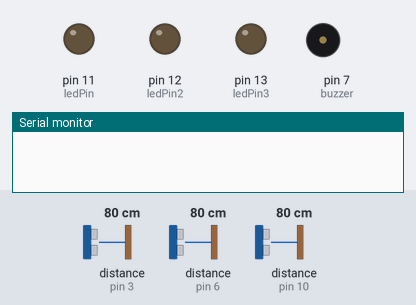
This sketch was run on a simulated Arduino Uno, built with avr-gcc and run on an emulated ATmega328P. On the bench: output pins drawn as LEDs (lit = HIGH), buzzer (waves = sounding), the last lines printed to the serial monitor. Wiring (inferred from the names in the program): 3 × ultrasonic range finder: trigger pin 2, echo pin 3 / trigger pin 5, echo pin 6 / trigger pin 9, echo pin 10. The test bench sets the inputs (shaded band); at power-on: distance to the obstacle (sensors on pin 3, pin 6, pin 10) 80 cm. The echo pulse lasts 58.3 µs per cm; pins used as bus, display or sensor lines are not drawn.

Above: at 1.2 s.
1.3 s: distance to the obstacle (sensor on pin 3) set to 33 cm
2.8 s: distance to the obstacle (sensor on pin 3) set to 29 cm
At 3.11 s:
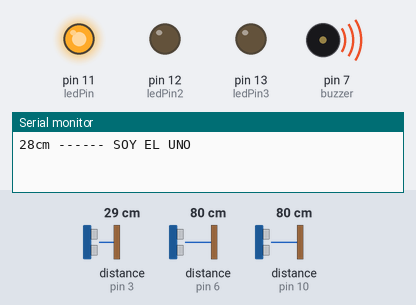
At 3.58 s:
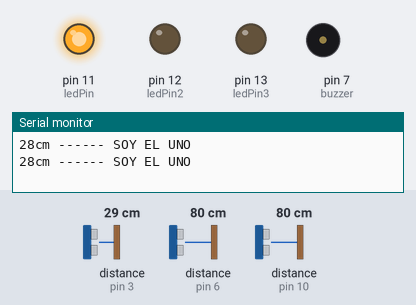
5.8 s: distance to the obstacle (sensor on pin 6) set to 34 cm
8.8 s: distance to the obstacle (sensor on pin 6) set to 27 cm
At 9.33 s:
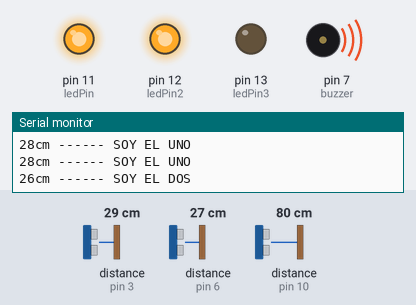
11.8 s: distance to the obstacle (sensor on pin 10) set to 33 cm
14.8 s: distance to the obstacle (sensor on pin 10) set to 27 cm
At 15.41 s:
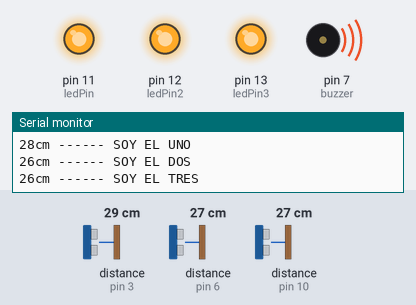
Timing chart, 0 to 18.8 s (numbered marks = the images above; inputs shaded):
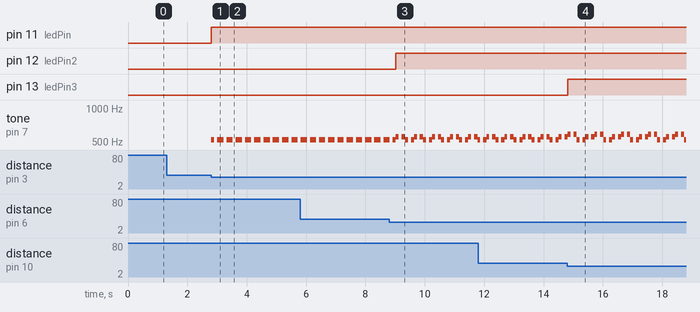

Measured:
- the behaviour switches between 31 and 30 cm on distance to the obstacle (sensor on pin 3) (found by bisection; images 0 and 1)
- the behaviour switches between 31 and 30 cm on distance to the obstacle (sensor on pin 6) (found by bisection; images 2 and 3)
- the behaviour switches between 31 and 30 cm on distance to the obstacle (sensor on pin 10) (found by bisection; images 3 and 4)
- after the input at 1.3 s, every drawn part: stays the same
- after the input at 2.8 s, pin 11 (ledPin): LOW → HIGH at once; tone on pin 7 (buzzer): silent → 523 Hz at once, then repeats every 0.31 s: silent 0.10 s, 523 Hz 0.21 s
- after the input at 8.8 s, pin 12 (ledPin2): LOW → HIGH after 0.23 s
- after the input at 14.8 s, pin 13 (ledPin3): LOW → HIGH at once

The sketch:

InstrumentoCode.ino
```cpp
int ledPin = 11;
int ledPin2 = 12;
int ledPin3 = 13;
int trigPin = 2;
int echoPin = 3;
int trigPin2 = 5;
int echoPin2 = 6;
int trigPin3 = 9;
int echoPin3 = 10;
int buzzer = 7;
int tiempo = 100;
long DO = 523.25, //definimos las frecuencias de las notas
     DoS = 554.37,
     RE = 587.33,
     RES = 622.25,
     MI = 659.26,
     FA = 698.46,
     FAS = 739.99,
     SOL = 783.99,
     SOLS = 830.61,
     LA = 880,
     LAS = 932.33,
     SI = 987.77,
     RE2 = 1174.66,
     FAS2 = 1479.98,
     PAU = 30000;

long notas[] = {DO, DoS, RE, RES, MI, FA, FAS, SOL, SOLS, LA, LAS, SI, RE2, FAS2, PAU};

//FUNCION DEL TONE
void notaMusical(int distancia, int num) {
  if (distancia < 30 && distancia > 24) {
    tone(buzzer, notas[num]);
    delay(tiempo);
    noTone(buzzer);
    delay(tiempo);
    tone(buzzer, notas[num]);
    delay(tiempo);
  }
  else if (distancia < 24 && distancia > 18) {
    tone(buzzer, notas[num + 1]);
    delay(100);
    noTone(buzzer);
    delay(100);
    tone(buzzer, notas[num + 1]);
    delay(100);
  }
  else if (distancia < 18 && distancia > 12) {
    tone(buzzer, notas[num + 2]);
    delay(tiempo);
    noTone(buzzer);
    delay(tiempo);
    tone(buzzer, notas[num + 2]);
    delay(tiempo);
  }
  else if (distancia < 12 && distancia > 6) {
    tone(buzzer, notas[num + 3]);
    delay(tiempo);
    noTone(buzzer);
    delay(tiempo);
    tone(buzzer, notas[num + 3]);
    delay(tiempo);
  }
  else if (distancia < 6) {
    tone(buzzer, notas[num + 4]);
    delay(tiempo);
    noTone(buzzer);
    delay(tiempo);
    tone(buzzer, notas[num + 4]);
    delay(tiempo);
  }
  else {
    noTone(buzzer);
  }
}
void setup() {
  Serial.begin (9600);
  pinMode(buzzer, OUTPUT);
  pinMode(trigPin, OUTPUT);
  pinMode(echoPin, INPUT);
  pinMode(trigPin2, OUTPUT);
  pinMode(echoPin2, INPUT);
  pinMode(trigPin3, OUTPUT);
  pinMode(echoPin3, INPUT);
  pinMode(ledPin, OUTPUT);
  pinMode(ledPin2, OUTPUT);
  pinMode(ledPin3, OUTPUT);
}

void loop() {
  //SENSOR1
  int duration, distance;
  digitalWrite (trigPin, HIGH);
  delayMicroseconds (10);
  digitalWrite (trigPin, LOW);
  duration = pulseIn (echoPin, HIGH);
  distance = (duration / 2) / 29.1;

  if (distance < 30) {
    digitalWrite (ledPin, HIGH);
    notaMusical(distance, 0);
    Serial.print(distance);
    Serial.print("cm ------ SOY EL UNO");
    Serial.println();
  } else {
    digitalWrite (ledPin, LOW);
  }
  //SENSOR2
  int duration2, distance2;
  digitalWrite (trigPin2, HIGH);
  delayMicroseconds (10);
  digitalWrite (trigPin2, LOW);
  duration = pulseIn (echoPin2, HIGH);
  distance2 = (duration / 2) / 29.1;

  if (distance2 < 30) {
    digitalWrite (ledPin2, HIGH);
    notaMusical(distance2, 1);
    Serial.print(distance2);
    Serial.print("cm ------ SOY EL DOS");
    Serial.println();
  }
  else {
    digitalWrite (ledPin2, LOW);
  }
  //SENSOR3
  int duration3, distance3;
  digitalWrite (trigPin3, HIGH);
  delayMicroseconds (10);
  digitalWrite (trigPin3, LOW);
  duration = pulseIn (echoPin3, HIGH);
  distance3 = (duration / 2) / 29.1;

  if (distance3 < 30) {  // Change the number for long or short distances.
    digitalWrite (ledPin3, HIGH);
    notaMusical(distance3, 2);
    Serial.print(distance3);
    Serial.print("cm ------ SOY EL TRES");
    Serial.println();
  }
  else {
    digitalWrite (ledPin3, LOW);
  }
}
```
